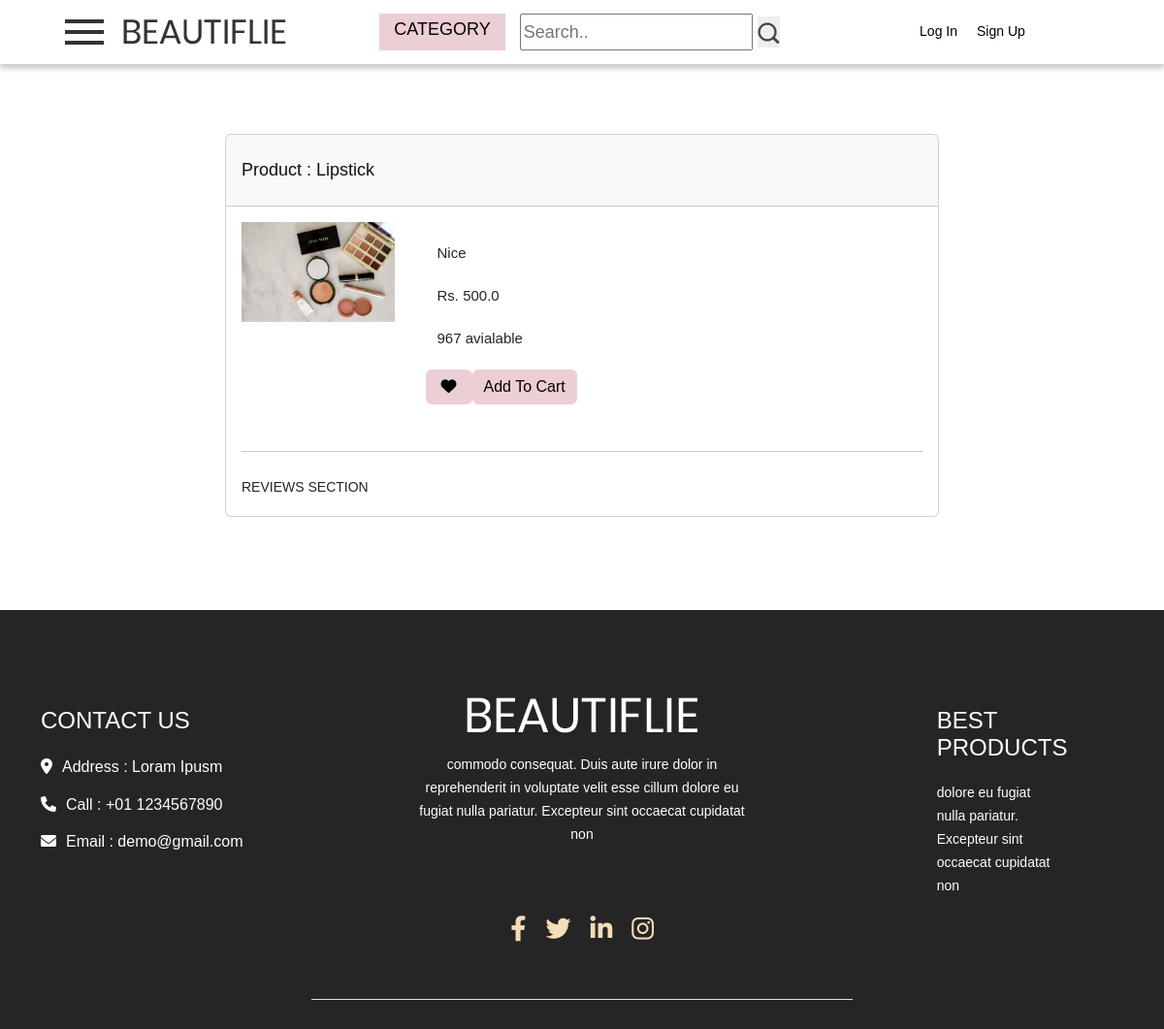
Page /view/1 on the earlier database version.
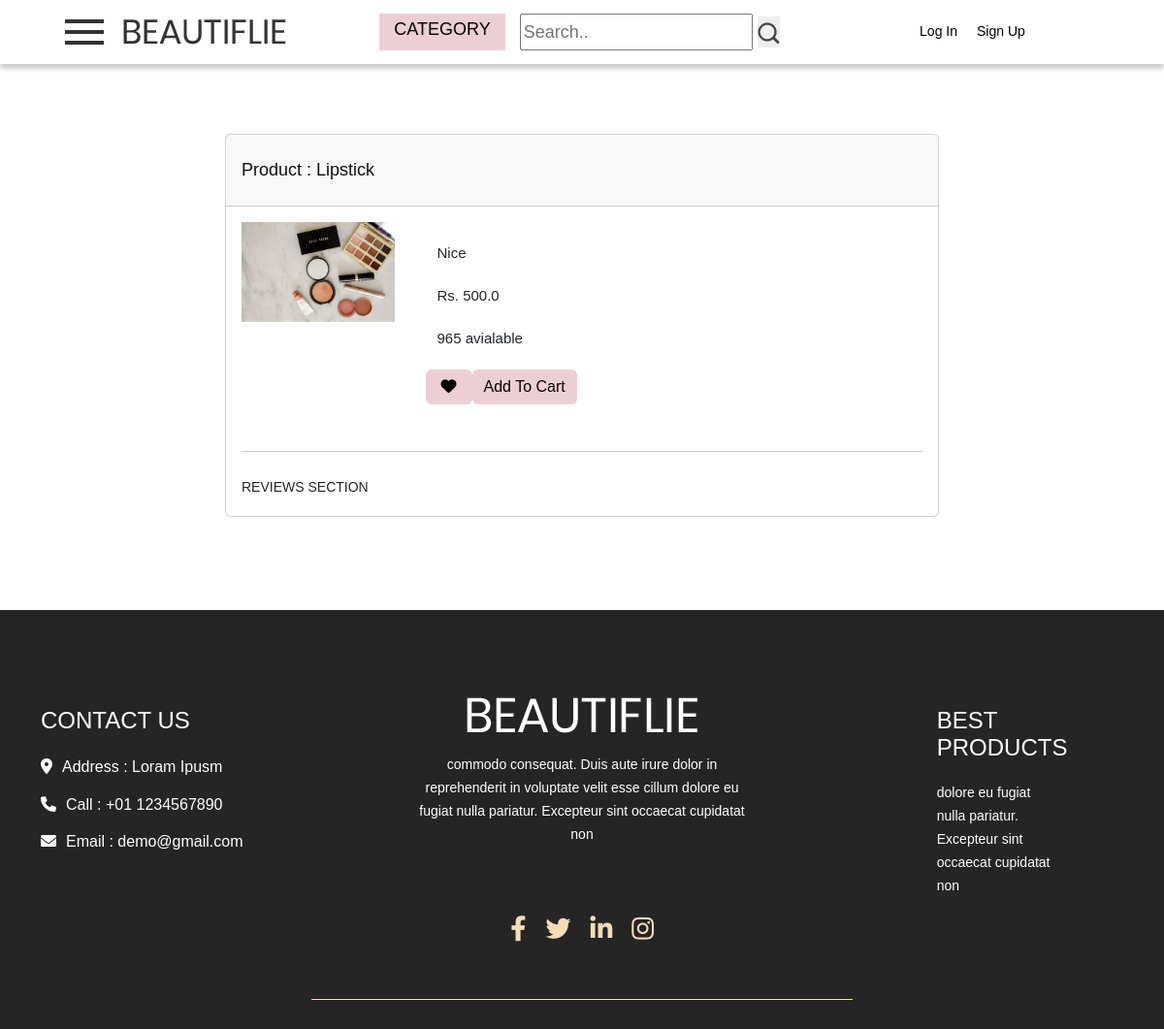
Same page on the later database version.
### products/models.py (models this page shows, shortened)
class Products(models.Model):
    seller=models.ForeignKey(Sellers,default=1,on_delete=models.CASCADE)
    product_id = models.AutoField(primary_key=True)
    product_name=models.CharField(max_length=100,null=True)
    price = models.FloatField(null=False)
    description = models.TextField(null=True)
    category = models.CharField(choices=CATEGORY_CHOICES,max_length=30,null=True)
    quantity  = models.IntegerField(default=0,null=True)
    product_image = models.ImageField(upload_to='product',null=True,default = None)

### main/views.py (the view)
# urls.py: path('view/<id>',views.view,name='view'),
def view(request,id):
    product = Products.objects.get(product_id=id)
    return render(request,'main/view.html',{'product':product})

### main/templatetags/custom_tags.py (called while the page is built)
@register.simple_tag
def categories():
    return CATEGORY_CHOICES

### templates/main/view.html (shortened to what this page needs)
{%extends "main/base.html"%}
{%block header%}
{% include "main/header.html" %}
      {%endblock%}
{% block main-content%}
<section class="h-100 gradient-custom">
    <div class="container py-5">
      <div class="row d-flex justify-content-center my-4">
        <div class="col-md-8">
          <div class="card mb-4">
            <div class="card-header py-3">
              <h3 class="mb-0">Product : {{product.product_name}}</h3>
            </div>
            <div class="card-body">
              <div class="row">
                <div class="col-lg-3 col-md-12 mb-4 mb-lg-0">
                  <div class="bg-image hover-overlay hover-zoom ripple rounded" data-mdb-ripple-color="light">
                    <img src="{{MEDIA_ROOT}}/{{product.product_image}}"
                      class="w-100" alt="{{i.products.product_name}}" />
                  </div>
                </div>
                <div class="col-md-8">
                  <p>{{product.description}}</p>
                  <p>Rs. {{product.price}}</p>
                  <p>{{product.quantity}} avialable</p>
                  <form method='POST' action="{% url 'add_to_wishlist' product.product_id %}">
                  <div class="d-flex mb-4" style="max-width: 300px">
                    <button class="btn btn-primary px-3 ms-2"  value='remove' name='remove'>
                        <i class="fas fa-heart"></i>
                    </button>
                </form>
                {%if request.username != '' %}
                <a href="{% url 'addToCart' product.product_id %}" class="btn btn-primary">Add To Cart</a>
                {%endif%}
                </div>
                </div>
              </div>
              <hr class="my-4" />
              <div class="reviews">REVIEWS SECTION</div>
            </div>
            </div>
          </div>
        </div>
  </section>{% endblock %}

Differences in the rows shown:
changed Products "Lipstick": quantity "967" → "965"
